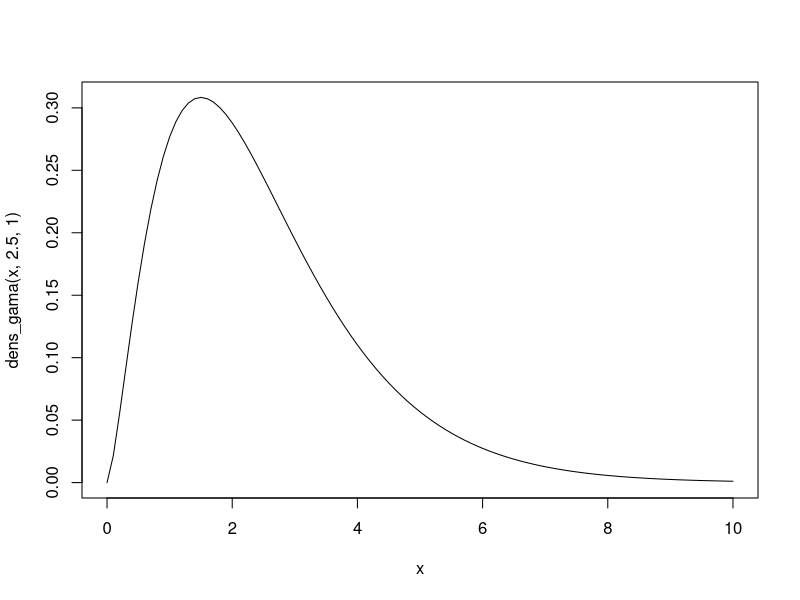
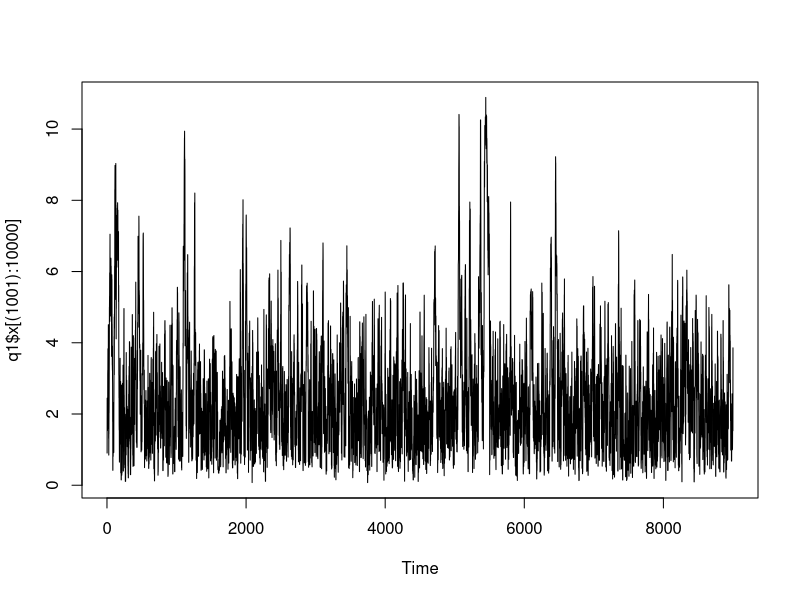
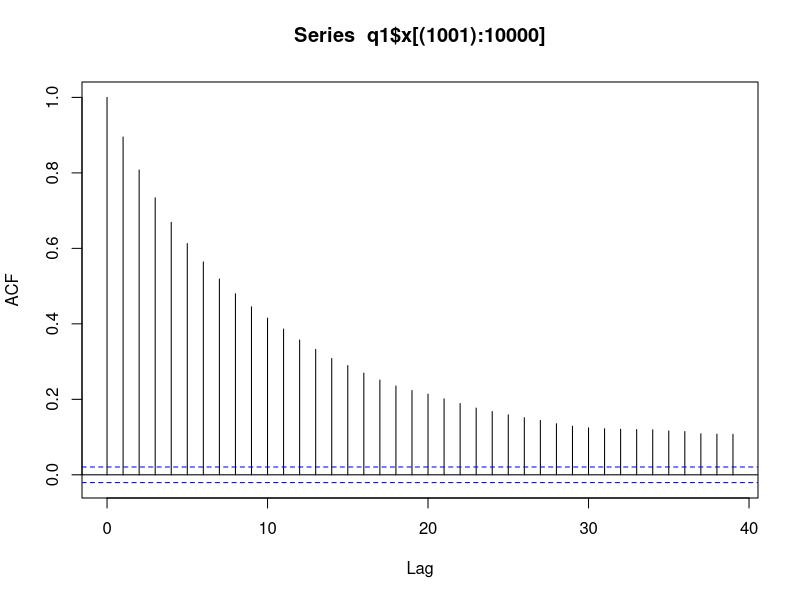

These charts were generated, in order, by the following R code: (Note: this script raises an error after producing the figures.)
# Aula 8.2 - MCMC - Metropolis-Hastings e Gibbs - Exercicios

# 1 ----

## 1.1 ----

dens_gama = function(x, alfa, beta) {
  dgamma(x, shape = alfa, rate = beta)
}

curve(dens_gama(x, 2.5, 1), xlim = c(0, 10))

MCMC_MH_gama = function(M, tau2, x0 = 1, alfa = 2.5, beta = 1) {
  x = NULL
  x[1] = x0
  cont = 0
  
  for (t in 2:M) {
    x.p = rnorm(1, x[t-1], sqrt(tau2))
    
    if (x.p <= 0) {
      x[t] = x[t-1]
    } else {
      razao.num = dens_gama(x.p, alfa, beta)
      razao.den = dens_gama(x[t-1], alfa, beta)
      razao = razao.num / razao.den
      alpha = min(1, razao)
      u = runif(1, 0, 1)
      
      if (u < alpha) {
        x[t] = x.p
        cont = cont + 1
      } else {
        x[t] = x[t-1]
      }
    }
  }
  list(
    x = x,
    cont = cont
  )
}

q1 <- MCMC_MH_gama(10000, 1)
q1$x

ts.plot(q1$x[(1001):10000])
acf(q1$x[(1001):10000])

hist(x[seq(1001, 10000, by = 50)], freq = F)
curve(dens_gama(x, 2.5, 1), add = T)

q1$cont/10000

## 1.2 ----

q1_0.1 <- MCMC_MH_gama(10000, 0.1)
q1_1 <- MCMC_MH_gama(10000, 1)
q1_10 <- MCMC_MH_gama(10000, 10)
q1_100 <- MCMC_MH_gama(10000, 100)

q1_0.1$cont/10000
q1_1$cont/10000
q1_10$cont/10000
q1_100$cont/10000

# 2 ----

dens_mistura = function(x) {
  0.2 * dnorm(x, -7, sqrt(2)) +
  0.5 * dnorm(x,  0, sqrt(5)) +
  0.3 * dnorm(x,  4, 1)
}

x = seq(-15, 10, by = 0.1)
y = dens_mistura(x)

plot(x, y, type = "l")

MCMC_MH_mistura = function(M, sigma, x0 = 0) {
  x = NULL
  x[1] = x0
  cont = 0
  
  for (t in 2:M) {
    x.p = rnorm(1, x[t-1], sigma)
    
    razao = dens_mistura(x.p) / dens_mistura(x[t-1])
    alpha = min(1, razao)
    u = runif(1)
    
    if (u < alpha) {
      x[t] = x.p
      cont = cont + 1
    } else {
      x[t] = x[t-1]
    }
  }
  list(
    x = x,
    cont = cont
  )
}

q2_0.5 <- MCMC_MH_mistura(100000, 0.5)
q2_2 <- MCMC_MH_mistura(100000, 2)
q2_10 <- MCMC_MH_mistura(100000, 10)

q2_0.5$cont/100000
q2_2$cont/100000
q2_10$cont/100000

par(mfrow = c(3, 1))
ts.plot(q2_0.5$x[10001:100000])
ts.plot(q2_2$x[10001:100000])
ts.plot(q2_10$x[10001:100000])
par(mfrow = c(1, 1))

par(mfrow = c(3, 1))
acf(q2_0.5$x[10001:100000])
acf(q2_2$x[10001:100000])
acf(q2_10$x[10001:100000])
par(mfrow = c(1, 1))

par(mfrow = c(3,1))
for (i in 1:3) {
  q2 = list(q2_0.5, q2_2, q2_10)[[i]]
  hist(q2$x[(1001):100000], freq = F)
  curve(dens_mistura(x), add = T, col = "red")
}
par(mfrow = c(1, 1))

# 3 ----

gibbs_exp_soma = function(M, lambda, c, x0) {
  n = length(lambda)
  X = matrix(NA, nrow = M, ncol = n)
  
  X[1, ] = x0
  
  for (t in 2:M) {
    x.atual = X[t-1, ]
    
    for(i in 1:n){
      i = sample(1:n, 1)
      soma_outros = sum(x.atual[-i])

      #############################################################
      
      X[t, ] = x.atual
    }
  }
  X
}

# 4 ----
# Y_i ~ N(mu, 1/tau)
#
# mu ~ N(mu0, 1/tau0)
# tau ~ Gama(a, b)
#
# mu | tau, y ~ N( (tau0*mu0 + n*tau*ybar) / (tau0 + n*tau),  1/(tau0 + n*tau) )
# tau | mu, y ~ Gama( a + n/2,  b + 0.5 * sum((y - mu)^2) )   (taxa b)

## 4.1 ----
# Dados simulados (valores "verdadeiros": mu = 5, sigma = 2 -> tau = 0.25)
 
n = 100
mu_real = 5
tau_real = 1/4
y = rnorm(n, mu_real, sqrt(1/tau_real))
 
ybar = mean(y)
 
# Hiperparametros das prioris (pouco informativas)
mu0 = 0
tau0 = 0.01
a = 0.01
b = 0.01
 
## 4.2 ----
# Gibbs
 
M = 10000
burn = 1000
 
mu = numeric(M)
tau = numeric(M)
 
# Valores iniciais
mu[1] = ybar
tau[1] = 1 / var(y)
 
for (t in 2:M) {
  # mu | tau, y
  prec = tau0 + n * tau[t-1]
  media = (tau0 * mu0 + n * tau[t-1] * ybar) / prec
  mu[t] = rnorm(1, media, sqrt(1 / prec))
  
  # tau | mu, y
  tau[t] = rgamma(1, shape = a + n/2, rate = b + 0.5 * sum((y - mu[t])^2))
}
 
## 4.3 ----
# Diagnosticos e resultados
 
par(mfrow = c(2, 1))
ts.plot(mu[(burn+1):M],  xlab = "iteracoes", ylab = expression(mu))
ts.plot(tau[(burn+1):M], xlab = "iteracoes", ylab = expression(tau))
par(mfrow = c(1, 1))
 
par(mfrow = c(1, 2))
acf(mu[(burn+1):M],  main = expression(mu))
acf(tau[(burn+1):M], main = expression(tau))
par(mfrow = c(1, 1))
 
par(mfrow = c(1, 2))
hist(mu[(burn+1):M],  freq = F, main = expression(mu),  xlab = expression(mu))
abline(v = mu_real, col = "red", lwd = 2)
hist(tau[(burn+1):M], freq = F, main = expression(tau), xlab = expression(tau))
abline(v = tau_real, col = "red", lwd = 2)
par(mfrow = c(1, 1))
 
# Resumos a posteriori: media e intervalo de credibilidade de 95%
mu_post  = mu[(burn+1):M]
tau_post = tau[(burn+1):M]
 
rbind(mu  = c(media = mean(mu_post),  quantile(mu_post,  c(0.025, 0.975))),
      tau = c(media = mean(tau_post), quantile(tau_post, c(0.025, 0.975))))
 
# Em termos da variancia sigma^2 = 1/tau
sigma2_post = 1 / tau_post
c(media = mean(sigma2_post), quantile(sigma2_post, c(0.025, 0.975)))
 
# Distribuicao conjunta
plot(mu_post, tau_post, pch = 16, cex = 0.3, xlab = expression(mu),
     ylab = expression(tau))
 
